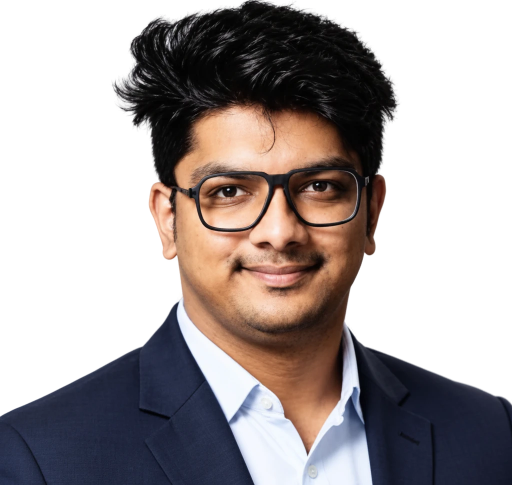
#> input picture assets/img/vedant-1024.webp, 1024 x 970 px (shown at 1/2 size)
$ python blueprint.py ../assets/img/vedant-1024.webp ../assets/img/vedant-560.webp
#> lines starting #> are read from the running program, lines starting #| are printed output that depends on the picture; after the words box and inside, x2 and y2 are one past the last pixel; in counts of white or black regions, pixels touching at a corner belong together
"""
Makes the web images for one project card: the photo, and a blueprint version of the
same photo (light lines on blueprint blue). Both come from one source file, so they line
up exactly for the wipe on the Selected Work cards.

    pip install opencv-python-headless pillow
    python3 tools/blueprint.py photos/chicago-residential.jpg chicago-residential

Writes to src/assets/img/work/:
    <name>-1600.webp, <name>-900.webp                  the photo
    <name>-blueprint-1600.webp, <name>-blueprint-900.webp
"""

import sys
from pathlib import Path

import cv2
import numpy as np
from PIL import Image

OUT = Path(__file__).resolve().parent.parent / "src" / "assets" / "img" / "work"
WIDTHS = (1600, 900)
GROUND = (18, 53, 94)      # blueprint blue
LINE = (220, 235, 250)     # pale line colour
GRID_EVERY = 48


def edges(rgb):
    gray = cv2.cvtColor(rgb, cv2.COLOR_RGB2GRAY)
    gray = cv2.bilateralFilter(gray, 7, 40, 40)
    median = float(np.median(gray))
    lo, hi = int(max(0, 0.66 * median)), int(min(255, 1.33 * median))
    found = cv2.Canny(gray, lo, hi, L2gradient=True)
    found = cv2.dilate(found, np.ones((2, 2), np.uint8), iterations=1)
    return cv2.GaussianBlur(found, (3, 3), 0).astype(np.float32) / 255.0


def blueprint(rgb):
    h, w = rgb.shape[:2]
    base = np.zeros((h, w, 3), np.float32) + GROUND
    grid = np.zeros((h, w), np.float32)
    grid[::GRID_EVERY, :] = 0.08
    grid[:, ::GRID_EVERY] = 0.08
    strength = np.clip(edges(rgb) * 0.9 + grid, 0, 1)[..., None]
    out = base * (1 - strength) + np.array(LINE, np.float32) * strength
    return out.clip(0, 255).astype(np.uint8)


def save(img, name):
    OUT.mkdir(parents=True, exist_ok=True)
    for width in WIDTHS:
        if img.width < width:
            continue
        height = round(img.height * width / img.width)
        img.resize((width, height), Image.LANCZOS).save(OUT / f"{name}-{width}.webp", quality=82, method=6)
        print(f"  {name}-{width}.webp")


def main():
    if len(sys.argv) != 3:
        sys.exit(__doc__)
    source, name = Path(sys.argv[1]), sys.argv[2]
    photo = Image.open(source).convert("RGB")
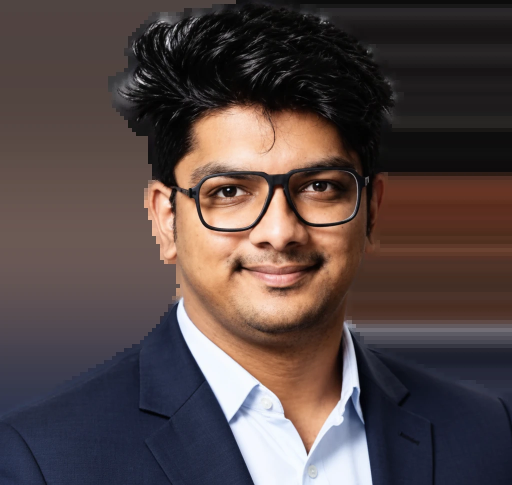
#> photo: PIL image 1024x970 RGB (shown at 1/2 size); mean R, G, B 84.3, 70.6, 69.4
    if photo.width < 1600:
        print(f"note: {source.name} is {photo.width}px wide, 1600px or more looks better")
#| note: vedant-1024.webp is 1024px wide, 1600px or more looks better
    rgb = np.array(photo)
    save(photo, name)
    save(Image.fromarray(blueprint(rgb)), f"{name}-blueprint")
#> in edges, `gray = cv2.cvtColor(rgb, cv2.COLOR_RGB2GRAY)`:
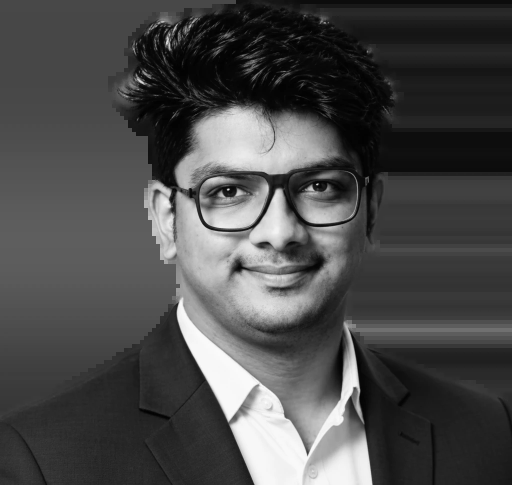
#> gray: shape (970, 1024) (shown at 1/2 size); min 0, max 254, mean 74.6
#> in edges, `median = float(np.median(gray))`: median = 57
#> in edges, `lo, hi = int(max(0, 0.66 * median)), int(min(255, 1.33 * median))`: lo = 37; hi = 75
#> in edges, `found = cv2.Canny(gray, lo, hi, L2gradient=True)`:
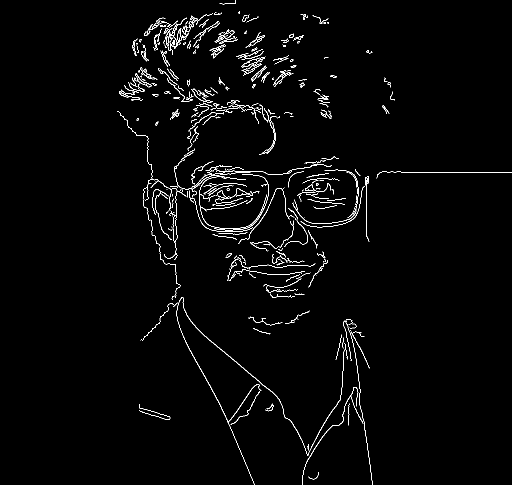
#> found: shape (970, 1024) (shown at 1/2 size); 1.8% white in thin lines or dots, all inside (x1, y1, x2, y2) = (234, 0, 1024, 970)
#> in edges, `found = cv2.dilate(found, np.ones((2, 2), np.uint8), iterations=1)`:
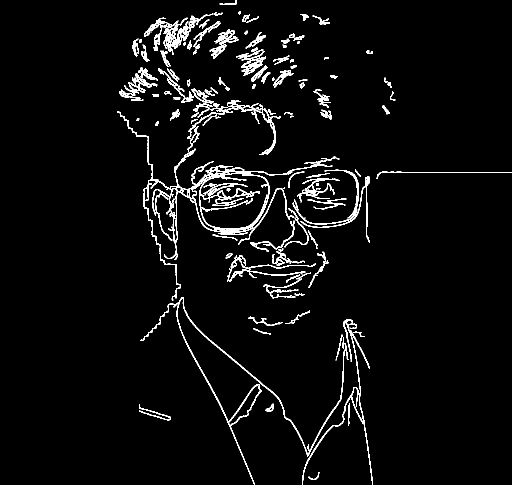
#> found: shape (970, 1024) (shown at 1/2 size); 4% white in thin lines or dots, all inside (x1, y1, x2, y2) = (234, 0, 1024, 970)
#> in edges, `return cv2.GaussianBlur(found, (3, 3), 0).astype(np.float32) / 255.0`:
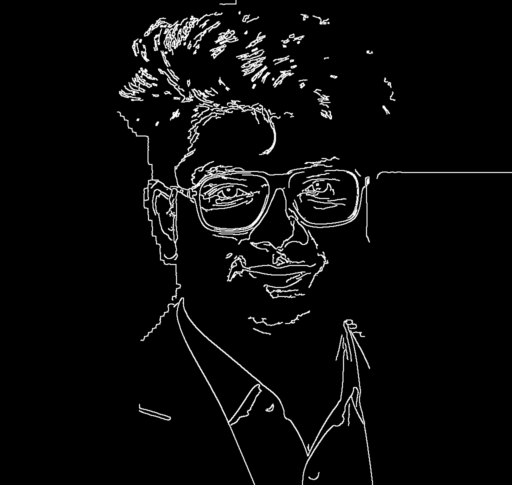
#> returned value: shape (970, 1024) float32 (shown at 1/2 size); min 0, max 1, mean 0.0397
#> in blueprint, `out = base * (1 - strength) + np.array(LINE, np.float32) * strength`:
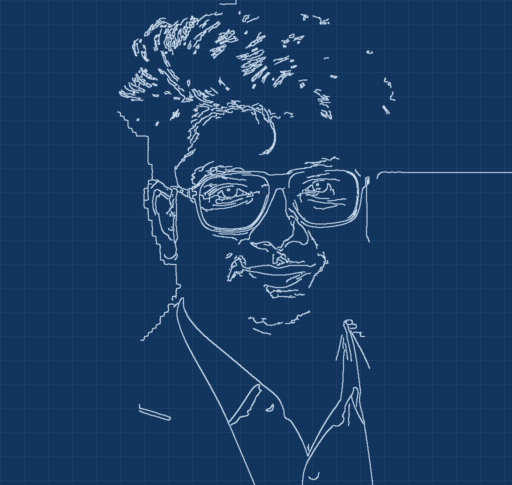
#> out: shape (970, 1024, 3) float64 (shown at 1/2 size); mean R, G, B 25.9, 60.1, 100.1
#> the loop in save (call 2), `for width in WIDTHS:` made 2 passes
#> pass 2, in save (call 2), `img.resize((width, height), Image.LANCZOS).save(OUT / f"{name}-{width}..`:
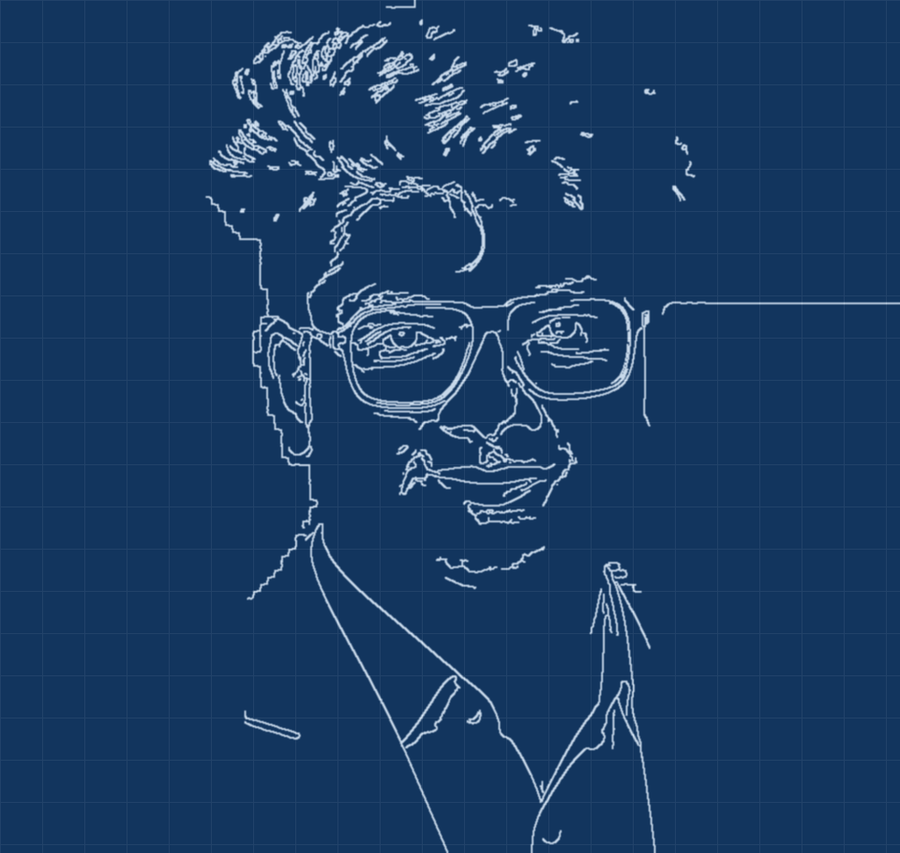
#> saved as vedant-560.webp-blueprint-900.webp: PIL image 900x853 RGB; mean R, G, B 25.8, 60, 100


if __name__ == "__main__":
    main()
